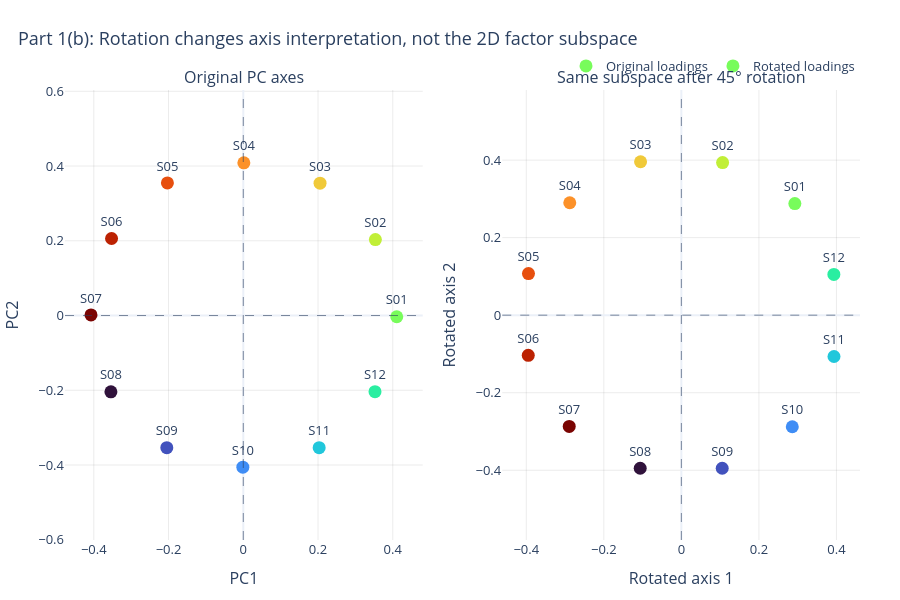

Source (notebook cell):
### Markdown cell above
Rotated plot

### Code cell
# Before/after rotation shown in one interactive figure.
rotated_df = pd.DataFrame({
    "asset_id": returns_mon.columns,
    "Rotated axis 1": rotated_loadings[:, 0],
    "Rotated axis 2": rotated_loadings[:, 1],
})

fig = make_subplots(
    rows=1,
    cols=2,
    subplot_titles=("Original PC axes", "Same subspace after 45° rotation"),
    horizontal_spacing=0.10,
)

fig.add_trace(go.Scatter(
    x=loadings_df["PC1 loading"],
    y=loadings_df["PC2 loading"],
    mode="markers+text",
    text=loadings_df["asset_id"],
    textposition="top center",
    marker=dict(size=13, color=loadings_df["angle_deg"], colorscale="Turbo", showscale=False),
    name="Original loadings",
    hovertemplate="%{text}<br>PC1=%{x:.4f}<br>PC2=%{y:.4f}<extra></extra>",
), row=1, col=1)

fig.add_trace(go.Scatter(
    x=rotated_df["Rotated axis 1"],
    y=rotated_df["Rotated axis 2"],
    mode="markers+text",
    text=rotated_df["asset_id"],
    textposition="top center",
    marker=dict(size=13, color=loadings_df["angle_deg"], colorscale="Turbo", showscale=False),
    name="Rotated loadings",
    hovertemplate="%{text}<br>Rot1=%{x:.4f}<br>Rot2=%{y:.4f}<extra></extra>",
), row=1, col=2)

for col in [1, 2]:
    fig.add_hline(y=0, line_width=1, line_dash="dash", opacity=0.6, row=1, col=col)
    fig.add_vline(x=0, line_width=1, line_dash="dash", opacity=0.6, row=1, col=col)
    fig.update_xaxes(scaleanchor=f"y{col}" if col > 1 else "y", scaleratio=1, row=1, col=col)

fig.update_xaxes(title_text="PC1", row=1, col=1)
fig.update_yaxes(title_text="PC2", row=1, col=1)
fig.update_xaxes(title_text="Rotated axis 1", row=1, col=2)
fig.update_yaxes(title_text="Rotated axis 2", row=1, col=2)
style_figure(fig, "Part 1(b): Rotation changes axis interpretation, not the 2D factor subspace", height=600).show()

### Figure 1 — Plotly figure (JSON) as saved in the notebook; plotly's stock layout.template omitted (floating-point values rounded to 4 significant figures)
{"data": [{"hovertemplate": "%{text}<br>PC1=%{x:.4f}<br>PC2=%{y:.4f}<extra></extra>", "marker": {"color": [-0.4622, 29.88, 59.89, 89.79, 119.8, 149.7, 179.8, -150.1, -120.1, -90.17, -60.14, -30.05], "colorscale": [[0, "#30123b"], [0.07143, "#4145ab"], [0.1429, "#4675ed"], [0.2143, "#39a2fc"], [0.2857, "#1bcfd4"], [0.3571, "#24eca6"], [0.4286, "#61fc6c"], [0.5, "#a4fc3b"], [0.5714, "#d1e834"], [0.6429, "#f3c63a"], [0.7143, "#fe9b2d"], [0.7857, "#f36315"], [0.8571, "#d93806"], [0.9286, "#b11901"], [1, "#7a0402"]], "showscale": false, "size": 13}, "mode": "markers+text", "name": "Original loadings", "text": ["S01", "S02", "S03", "S04", "S05", "S06", "S07", "S08", "S09", "S10", "S11", "S12"], "textposition": "top center", "type": "scatter", "x": [0.4106, 0.3534, 0.2054, 0.001509, -0.203, -0.3525, -0.4075, -0.3542, -0.2047, -0.001205, 0.203, 0.3524], "xaxis": "x", "y": [-0.003313, 0.2031, 0.3542, 0.4086, 0.3547, 0.206, 0.001603, -0.2041, -0.3536, -0.4058, -0.3537, -0.2039], "yaxis": "y"}, {"hovertemplate": "%{text}<br>Rot1=%{x:.4f}<br>Rot2=%{y:.4f}<extra></extra>", "marker": {"color": [-0.4622, 29.88, 59.89, 89.79, 119.8, 149.7, 179.8, -150.1, -120.1, -90.17, -60.14, -30.05], "colorscale": [[0, "#30123b"], [0.07143, "#4145ab"], [0.1429, "#4675ed"], [0.2143, "#39a2fc"], [0.2857, "#1bcfd4"], [0.3571, "#24eca6"], [0.4286, "#61fc6c"], [0.5, "#a4fc3b"], [0.5714, "#d1e834"], [0.6429, "#f3c63a"], [0.7143, "#fe9b2d"], [0.7857, "#f36315"], [0.8571, "#d93806"], [0.9286, "#b11901"], [1, "#7a0402"]], "showscale": false, "size": 13}, "mode": "markers+text", "name": "Rotated loadings", "text": ["S01", "S02", "S03", "S04", "S05", "S06", "S07", "S08", "S09", "S10", "S11", "S12"], "textposition": "top center", "type": "scatter", "x": [0.2927, 0.1063, -0.1052, -0.2879, -0.3944, -0.3949, -0.2893, -0.1062, 0.1053, 0.2861, 0.3937, 0.3934], "xaxis": "x2", "y": [0.288, 0.3935, 0.3957, 0.29, 0.1072, -0.1035, -0.287, -0.3948, -0.3948, -0.2878, -0.1065, 0.1051], "yaxis": "y2"}], "layout": {"annotations": [{"font": {"size": 16}, "showarrow": false, "text": "Original PC axes", "x": 0.225, "xanchor": "center", "xref": "paper", "y": 1, "yanchor": "bottom", "yref": "paper"}, {"font": {"size": 16}, "showarrow": false, "text": "Same subspace after 45° rotation", "x": 0.775, "xanchor": "center", "xref": "paper", "y": 1, "yanchor": "bottom", "yref": "paper"}], "font": {"size": 13}, "height": 600, "legend": {"orientation": "h", "x": 1, "xanchor": "right", "y": 1.02, "yanchor": "bottom"}, "margin": {"b": 60, "l": 60, "r": 40, "t": 90}, "shapes": [{"line": {"dash": "dash", "width": 1}, "opacity": 0.6, "type": "line", "x0": 0, "x1": 1, "xref": "x domain", "y0": 0, "y1": 0, "yref": "y"}, {"line": {"dash": "dash", "width": 1}, "opacity": 0.6, "type": "line", "x0": 0, "x1": 0, "xref": "x", "y0": 0, "y1": 1, "yref": "y domain"}, {"line": {"dash": "dash", "width": 1}, "opacity": 0.6, "type": "line", "x0": 0, "x1": 1, "xref": "x2 domain", "y0": 0, "y1": 0, "yref": "y2"}, {"line": {"dash": "dash", "width": 1}, "opacity": 0.6, "type": "line", "x0": 0, "x1": 0, "xref": "x2", "y0": 0, "y1": 1, "yref": "y2 domain"}], "title": {"text": "Part 1(b): Rotation changes axis interpretation, not the 2D factor subspace", "x": 0.02, "xanchor": "left"}, "xaxis": {"anchor": "y", "domain": [0, 0.45], "gridcolor": "rgba(0,0,0,0.08)", "scaleanchor": "y", "scaleratio": 1, "showgrid": true, "title": {"text": "PC1"}}, "xaxis2": {"anchor": "y2", "domain": [0.55, 1], "gridcolor": "rgba(0,0,0,0.08)", "scaleanchor": "y2", "scaleratio": 1, "showgrid": true, "title": {"text": "Rotated axis 1"}}, "yaxis": {"anchor": "x", "domain": [0, 1], "gridcolor": "rgba(0,0,0,0.08)", "showgrid": true, "title": {"text": "PC2"}}, "yaxis2": {"anchor": "x2", "domain": [0, 1], "gridcolor": "rgba(0,0,0,0.08)", "showgrid": true, "title": {"text": "Rotated axis 2"}}}}
